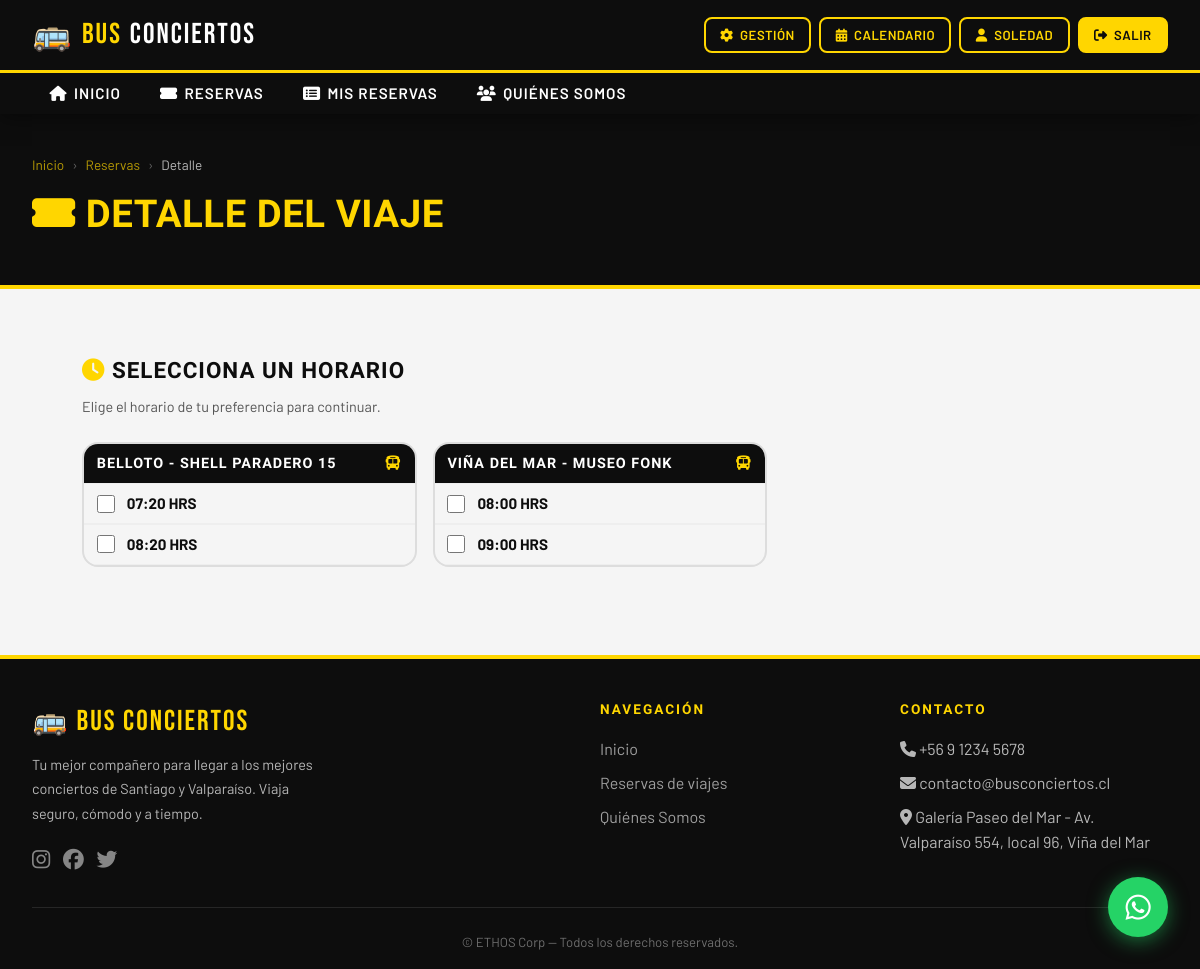
/reservas/14/ (signed in), run on the app's committed database.
### reservas/models.py (models this page shows, shortened)
class HorarioViaje(models.Model):
    viaje = models.ForeignKey(Viaje, on_delete=models.CASCADE, related_name='horarios', verbose_name='Viaje')
    salida = models.CharField(max_length=200, verbose_name='Salida')
    hora_salida = models.TimeField(verbose_name='Hora de Salida')
    precio_ida = models.DecimalField(max_digits=10, decimal_places=0, default=0, verbose_name='Precio Solo Ida (CLP)')
    precio_vuelta = models.DecimalField(max_digits=10, decimal_places=0, default=0, verbose_name='Precio Solo Vuelta (CLP)')
    precio = models.DecimalField(max_digits=10, decimal_places=0, default=0, verbose_name='Precio Ida y Vuelta (CLP)')
    class Meta:
        verbose_name = 'Horario'
        verbose_name_plural = 'Horarios'
        ordering = ['hora_salida']

### reservas/views.py (the view)
# urls.py: path('<int:pk>/', views.detalle_viaje, name='detalle_viaje'),
@login_required
def detalle_viaje(request, pk):
    viaje = get_object_or_404(Viaje, pk=pk)
    perfil = request.user.perfilusuario if request.user.is_authenticated and hasattr(request.user, 'perfilusuario') else None
    reserva_pendiente = None
    cupos_pagados = 0
    if request.user.is_authenticated:
        reserva_pendiente = Reserva.objects.filter(
            viaje=viaje, usuario=request.user, estado='pendiente'
        ).first()
        cupos_pagados = Reserva.objects.filter(
            viaje=viaje, usuario=request.user, estado='pagado'
        ).aggregate(total=Sum('cantidad'))['total'] or 0
    cupos_base = 0
    proximo_hito = 0
    proximo_beneficio = ''
    if request.user.is_authenticated:
        cupos_base = cupos_pagados_usuario(request.user)
        ciclo = cupos_base % 10
        if ciclo < 4:
            proximo_hito = cupos_base + (4 - ciclo)
            proximo_beneficio = '50% descuento'
        elif ciclo < 9:
            proximo_hito = cupos_base + (9 - ciclo)
            proximo_beneficio = 'Reserva GRATIS'
        else:
            proximo_hito = cupos_base + (10 - ciclo)
            proximo_beneficio = '50% descuento'
    horarios = viaje.horarios.order_by('salida', 'hora_salida')
    context = {
        'viaje': viaje,
        'horarios': horarios,
        'reserva_pendiente': reserva_pendiente,
        'cupos_pagados': cupos_pagados,
        'perfil': perfil,
        'cupos_base': cupos_base,
        'proximo_hito': proximo_hito,
        'proximo_beneficio': proximo_beneficio,
    }
    return render(request, 'reservas/detalle_viaje.html', context)

### reservas/models.py (called while the page is built)
    @property
    def cupos_disponibles(self):
        from django.db.models import Sum
        cupos_usados = self.reserva_set.filter(estado='pagado').aggregate(total=Sum('cantidad'))['total'] or 0
        return self.cupos_totales - cupos_usados

    @property
    def cupos_ocupados(self):
        from django.db.models import Sum
        return self.reserva_set.filter(estado='pagado').aggregate(total=Sum('cantidad'))['total'] or 0

### reservas/views.py (called while the page is built)
def cupos_pagados_usuario(user):
    return Reserva.objects.filter(usuario=user, estado='pagado').aggregate(total=Sum('cantidad'))['total'] or 0

### reservas/templates/reservas/detalle_viaje.html (shortened to what this page needs)
{% extends 'base.html' %}
{% block content %}
<div class="page-header">
  <div class="container">
    <div class="breadcrumb"><a href="/">Inicio</a><span>›</span><a href="{% url 'lista_viajes' %}">Reservas</a><span>›</span> Detalle</div>
    <h1><i class="fa fa-ticket-alt"></i> Detalle del Viaje</h1>
  </div>
</div>
<section class="seccion" style="max-width:1100px;">
  {% if horarios %}
  <div style="margin-bottom:1.5rem;">
    <h2 style="font-size:1.4rem;text-transform:uppercase;letter-spacing:1px;margin-bottom:0.4rem;">
      <i class="fa fa-clock" style="color:var(--amarillo);"></i> Selecciona un horario
    </h2>
    <p style="color:var(--gris-medio);font-size:0.9rem;margin-bottom:1.5rem;">
      Elige el horario de tu preferencia para continuar.
    </p>
    {% regroup horarios by salida as grupos_horario %}
    <div style="display:grid;grid-template-columns:repeat(3,1fr);gap:1rem;">
      {% for grupo in grupos_horario %}
      <div style="border:2px solid #ddd;border-radius:var(--radio-lg);overflow:hidden;min-width:220px;flex:1;">
        <div style="background:var(--negro);color:var(--blanco);padding:0.5rem 0.8rem;font-family:'Barlow Condensed',sans-serif;font-weight:700;font-size:0.9rem;text-transform:uppercase;letter-spacing:1px;display:flex;justify-content:space-between;align-items:center;">
          {{ grupo.grouper }}
          <i class="fa fa-bus" style="color:var(--amarillo);"></i>
        </div>
        {% for h in grupo.list %}
        <div class="horario-row{% if h.cupos_disponibles == 0 %} horario-row-disabled{% endif %}"
             data-horario-id="{{ h.pk }}"
             data-salida-txt="{{ h.salida }}"
             data-salida="{{ h.hora_salida|time:'H:i' }}"
             data-cupos="{{ h.cupos_disponibles }}"
             data-precio-iv="{{ h.precio|floatformat:0 }}"
             data-precio-ida="{{ h.precio_ida|floatformat:0 }}"
             data-precio-vuelta="{{ h.precio_vuelta|floatformat:0 }}"
             onclick="{% if h.cupos_disponibles > 0 %}seleccionarHorario(this){% endif %}"
             style="display:flex;align-items:center;gap:0.75rem;padding:0.45rem 0.8rem;border-top:1px solid #eee;cursor:{% if h.cupos_disponibles > 0 %}pointer{% else %}not-allowed{% endif %};">
          <input type="checkbox" name="horario_radio" class="horario-radio" value="{{ h.pk }}"
                 style="accent-color:var(--amarillo);width:18px;height:18px;flex-shrink:0;"
                 {% if h.cupos_disponibles == 0 %}disabled{% endif %}>
          <span style="font-weight:700;font-size:0.95rem;">{{ h.hora_salida|time:"H:i" }} HRS</span>
        </div>
        {% endfor %}
      </div>
      {% endfor %}
    </div>
  </div>
  {% endif %}
</section>
{% endblock %}

### templates/base.html (shortened to what this page needs)
{% load static %}
<!DOCTYPE html>
<html lang="es">
<head>
  <link rel="stylesheet" href="https://cdnjs.cloudflare.com/ajax/libs/font-awesome/6.5.0/css/all.min.css" />
  <link rel="stylesheet" href="{% static 'css/main.css' %}" />
</head>
<body>
<nav class="navbar-bc">
  <div class="navbar-top">
    <div class="navbar-inner">
      <a href="{% url 'inicio' %}" class="brand">
        <span class="icon-bus">🚌</span>
        BUS <span>CONCIERTOS</span>
      </a>
      <div class="nav-actions">
        {% if user.is_authenticated %}
          {% if user.is_superuser or user.groups.all.0.name == 'Administrador' or user.groups.all.0.name == 'Coordinador' %}
            <a href="{% url 'gestion_viajes' %}" class="btn btn-outline btn-sm"><i class="fa fa-cog"></i> Gestión</a>
            <a href="{% url 'calendario_conciertos' %}" class="btn btn-outline btn-sm"><i class="fa fa-calendar-alt"></i> Calendario</a>
          {% endif %}
          <a href="{% url 'mi_perfil' %}" class="btn btn-outline btn-sm"><i class="fa fa-user"></i> {{ user.first_name|default:user.username }}</a>
          <a href="{% url 'logout' %}" class="btn btn-primary btn-sm"><i class="fa fa-sign-out-alt"></i> Salir</a>
        {% else %}
          <a href="{% url 'login' %}" class="btn btn-outline btn-sm"><i class="fa fa-sign-in-alt"></i> Ingresar</a>
          <a href="{% url 'registro' %}" class="btn btn-primary btn-sm"><i class="fa fa-user-plus"></i> Registrarse</a>
        {% endif %}
      </div>
    </div>
  </div>
  <div class="nav-collapse">
    <ul class="nav-links">
      <li><a href="{% url 'inicio' %}"><i class="fa fa-home"></i> Inicio</a></li>
      <li><a href="{% url 'lista_viajes' %}"><i class="fa fa-ticket-alt"></i> Reservas</a></li>
      {% if user.is_authenticated %}
      <li><a href="{% url 'mis_reservas' %}"><i class="fa fa-list-alt"></i> Mis Reservas</a></li>
      {% endif %}
      <li><a href="{% url 'quienes_somos' %}"><i class="fa fa-users"></i> Quiénes Somos</a></li>
    </ul>
  </div>
</nav>
<main>
  {% block content %}{% endblock %}
</main>
<footer>
  <div class="footer-grid">
    <div>
      <div class="footer-brand">🚌 Bus Conciertos</div>
      <p style="font-size:0.9rem;max-width:300px;line-height:1.7;">
        Tu mejor compañero para llegar a los mejores conciertos de Santiago y Valparaíso. Viaja seguro, cómodo y a tiempo.
      </p>
      <div style="margin-top:1rem;display:flex;gap:0.8rem;">
        <a href="#" style="color:rgba(255,255,255,0.5);font-size:1.3rem;"><i class="fab fa-instagram"></i></a>
        <a href="#" style="color:rgba(255,255,255,0.5);font-size:1.3rem;"><i class="fab fa-facebook"></i></a>
        <a href="#" style="color:rgba(255,255,255,0.5);font-size:1.3rem;"><i class="fab fa-twitter"></i></a>
      </div>
    </div>
    <div>
      <h4>Navegación</h4>
      <ul>
        <li><a href="{% url 'inicio' %}">Inicio</a></li>
        <li><a href="{% url 'lista_viajes' %}">Reservas de viajes</a></li>
        <li><a href="{% url 'quienes_somos' %}">Quiénes Somos</a></li>
      </ul>
    </div>
    <div>
      <h4>Contacto</h4>
      <ul>
        <li><i class="fa fa-phone"></i> +56 9 1234 5678</li>
        <li><i class="fa fa-envelope"></i> contacto@busconciertos.cl</li>
        <li><i class="fa fa-map-marker-alt"></i> Galería Paseo del Mar - Av. Valparaíso 554, local 96, Viña del Mar</li>
      </ul>
    </div>
  </div>
  <div class="footer-bottom">
    <p>&copy; {{ "now"|date:"Y" }} ETHOS Corp — Todos los derechos reservados.</p>
  </div>
</footer>
<a href="https://wa.me/56912345678?text=Hola,%20quiero%20información%20sobre%20los%20viajes%20a%20conciertos"
   class="whatsapp-fab" target="_blank" rel="noopener" title="Consultas por WhatsApp">
  <i class="fab fa-whatsapp"></i>
</a>
</body>
</html>

### static/css/main.css (style rules this page uses)
:root { --amarillo: #FFD600; --amarillo-hover: #FFC200; --amarillo-light: #FFF9C4; --negro: #0D0D0D; --negro-suave: #1A1A1A; --gris-oscuro: #2C2C2C; --gris-medio: #555; --gris-claro: #F5F5F5; --blanco: #FFFFFF; --exito: #28A745; --peligro: #DC3545; --info: #17A2B8; --sombra: 0 4px 20px rgba(0,0,0,0.15); --sombra-fuerte: 0 8px 40px rgba(0,0,0,0.3); --radio: 8px; --radio-lg: 16px; }
* { scrollbar-width: thin; scrollbar-color: var(--amarillo) var(--gris-oscuro); }
*, *::before, *::after { box-sizing: border-box; margin: 0; padding: 0; }
body { font-family: 'Barlow', sans-serif; background: var(--gris-claro); color: var(--negro); line-height: 1.6; min-height: 100vh; display: flex; flex-direction: column; }
main { flex: 1; }
h1, h2, h3, h4, h5 { font-family: 'Barlow Condensed', sans-serif; font-weight: 700; letter-spacing: 0.5px; }
a { text-decoration: none; color: inherit; }
.navbar-bc { background: var(--negro); position: sticky; top: 0; z-index: 1000; box-shadow: 0 2px 20px rgba(0,0,0,0.5); }
.navbar-top { border-bottom: 3px solid var(--amarillo); }
.navbar-inner { max-width: 1200px; margin: 0 auto; display: flex; align-items: center; justify-content: space-between; padding: 0 2rem; width: 100%; }
.navbar-bc .brand { display: flex; align-items: center; gap: 0.5rem; font-family: 'Bebas Neue', sans-serif; font-size: 1.8rem; letter-spacing: 2px; color: var(--amarillo); text-transform: uppercase; padding: 0.6rem 0; }
.navbar-bc .brand span { color: var(--blanco); }
.navbar-bc .brand .icon-bus { font-size: 2rem; }
.navbar-bc .nav-links { display: flex; align-items: center; gap: 0.25rem; list-style: none; }
.navbar-bc .nav-links a { color: var(--blanco); font-weight: 600; font-size: 0.95rem; letter-spacing: 1px; text-transform: uppercase; padding: 0.5rem 1.1rem; border-radius: var(--radio); transition: all 0.2s; display: flex; align-items: center; gap: 0.4rem; }
.nav-collapse { max-width: 1200px; margin: 0 auto; padding: 0 2rem; width: 100%; }
.navbar-bc .nav-actions { display: flex; align-items: center; gap: 0.5rem; }
.btn { display: inline-flex; align-items: center; gap: 0.4rem; padding: 0.55rem 1.4rem; border-radius: var(--radio); font-weight: 600; font-size: 0.9rem; cursor: pointer; border: 2px solid transparent; transition: all 0.22s; text-transform: uppercase; letter-spacing: 0.5px; }
.btn-primary { background: var(--amarillo); color: var(--negro); border-color: var(--amarillo); }
.btn-outline { background: transparent; color: var(--amarillo); border-color: var(--amarillo); }
.btn-sm { padding: 0.35rem 0.9rem; font-size: 0.82rem; }
.seccion { padding: 4rem 2rem; max-width: 1600px; margin: 0 auto; }
.whatsapp-fab { position: fixed; bottom: 2rem; right: 2rem; z-index: 999; width: 60px; height: 60px; background: #25D366; color: white; border-radius: 50%; display: flex; align-items: center; justify-content: center; font-size: 1.8rem; box-shadow: 0 4px 20px rgba(37,211,102,0.5); transition: transform 0.2s, box-shadow 0.2s; text-decoration: none; }
.page-header { background: var(--negro); color: var(--blanco); padding: 2.5rem 2rem; border-bottom: 4px solid var(--amarillo); }
.page-header .container { max-width: 1200px; margin: 0 auto; }
.page-header h1 { font-size: 2.4rem; color: var(--amarillo); text-transform: uppercase; }
.breadcrumb { display: flex; align-items: center; gap: 0.5rem; font-size: 0.85rem; margin-bottom: 0.5rem; opacity: 0.7; }
.breadcrumb a { color: var(--amarillo); }
.breadcrumb span { color: rgba(255,255,255,0.5); }
footer { background: var(--negro); color: rgba(255,255,255,0.7); padding: 2.5rem 2rem 1rem; border-top: 4px solid var(--amarillo); margin-top: auto; }
.footer-grid { max-width: 1200px; margin: 0 auto; display: grid; grid-template-columns: 2fr 1fr 1fr; gap: 2rem; margin-bottom: 2rem; }
.footer-brand { font-family: 'Bebas Neue'; font-size: 1.8rem; color: var(--amarillo); letter-spacing: 2px; margin-bottom: 0.5rem; }
footer h4 { color: var(--amarillo); font-size: 0.85rem; text-transform: uppercase; letter-spacing: 2px; margin-bottom: 1rem; }
footer ul { list-style: none; }
footer ul li { margin-bottom: 0.5rem; }
footer ul li a { color: rgba(255,255,255,0.6); transition: color 0.2s; }
.footer-bottom { max-width: 1200px; margin: 0 auto; padding-top: 1.5rem; border-top: 1px solid rgba(255,255,255,0.1); text-align: center; font-size: 0.82rem; color: rgba(255,255,255,0.4); }

### reservas/templates/reservas/detalle_viaje.html (style rules this page uses)
.horario-row { transition: background 0.2s; border-bottom: 1px solid #eee; }

### data on the page
HorarioViaje: grouper "BELLOTO - SHELL PARADERO 15", hora_salida "07:20"
HorarioViaje: hora_salida "08:20"
HorarioViaje: grouper "VIÑA DEL MAR - MUSEO FONK", hora_salida "08:00"
HorarioViaje: hora_salida "09:00"

### other printed values
{{ user.first_name|default:user.username }} "SOLEDAD"
